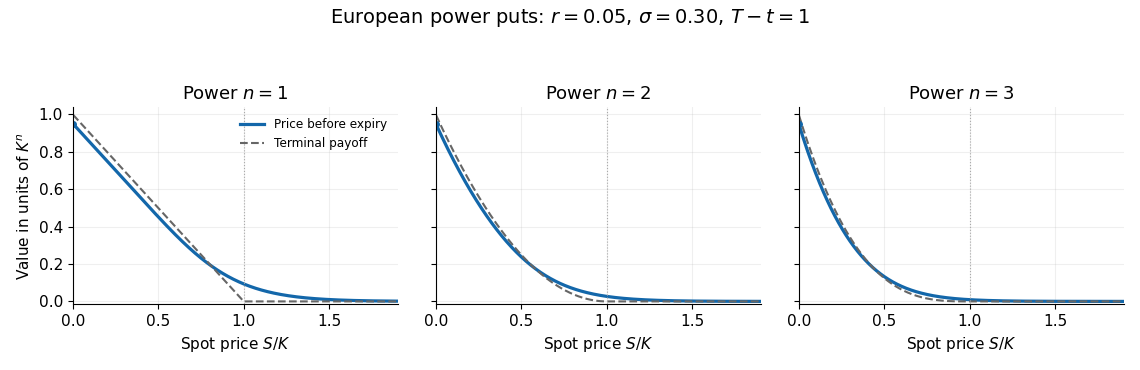

Source code (Python):
"""Draw European power-put prices; write the PNG to the working directory."""

from math import comb, erfc, sqrt
from pathlib import Path

import matplotlib

matplotlib.use("Agg")
import matplotlib.pyplot as plt
import numpy as np


def normal_lower_tail(value):
    return np.fromiter((0.5 * erfc(float(x) / sqrt(2)) for x in value), float)


def power_put(spot, power, strike=1.0, rate=0.05, volatility=0.30, time=1.0):
    result = np.zeros_like(spot)
    for j in range(power + 1):
        d = (np.log(spot / strike) + (rate + (j - 0.5) * volatility**2) * time) / (
            volatility * sqrt(time)
        )
        result += (
            (-1) ** j
            * comb(power, j)
            * strike ** (power - j)
            * spot**j
            * np.exp(j * rate * time + j * (j - 1) * volatility**2 * time / 2)
            * normal_lower_tail(d)
        )
    return np.exp(-rate * time) * result


def main():
    plt.rcParams.update({"font.size": 11, "axes.titlesize": 13, "savefig.facecolor": "white"})
    spot = np.linspace(0.002, 1.9, 600)
    figure, axes = plt.subplots(1, 3, figsize=(11.4, 3.7), sharex=True, sharey=True)
    for power, ax in enumerate(axes, 1):
        ax.plot(spot, power_put(spot, power), color="#1367aa", linewidth=2.3, label="Price before expiry")
        ax.plot(spot, np.maximum(1 - spot, 0) ** power, "--", color="#666666", linewidth=1.5, label="Terminal payoff")
        ax.plot(0, np.exp(-0.05), "o", color="#1367aa", markersize=4)
        ax.axvline(1, color="#aaaaaa", linewidth=0.8, linestyle=":")
        ax.set(title=rf"Power $n={power}$", xlabel=r"Spot price $S/K$", xlim=(0, 1.9), ylim=(-0.015, 1.04))
        ax.grid(alpha=0.20)
        ax.spines[["top", "right"]].set_visible(False)
    axes[0].set_ylabel(r"Value in units of $K^n$")
    axes[0].legend(loc="upper right", fontsize=8.7, frameon=False)
    figure.suptitle(r"European power puts: $r=0.05$, $\sigma=0.30$, $T-t=1$", y=0.98, fontsize=14)
    figure.tight_layout(rect=(0, 0, 1, 0.92), w_pad=1.7)
    figure.savefig(Path.cwd() / "2023-power-put-prices.png", dpi=100)
    plt.close(figure)


if __name__ == "__main__":
    main()
